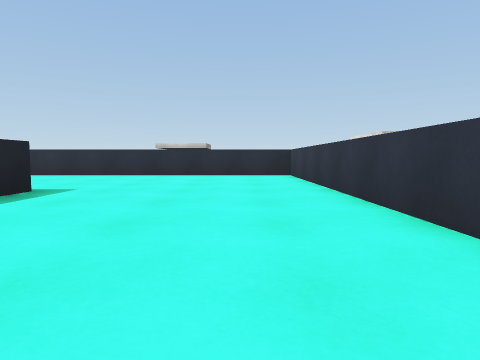
[1] (above)

24 first-person views from a walk through a 3-D level made in the Unity game engine. The camera is 0.46 m above the floor, tilts 4° down and sees 75° across. The floor is counted in squares, 1 m on a side. Each view is taken from the middle of a square. On the plan, view 1 faces up. The plan holds only what a view shows up to about 9 squares ahead; the rest is blank. Surface patterns are stand-ins for the level's own textures.

[2]
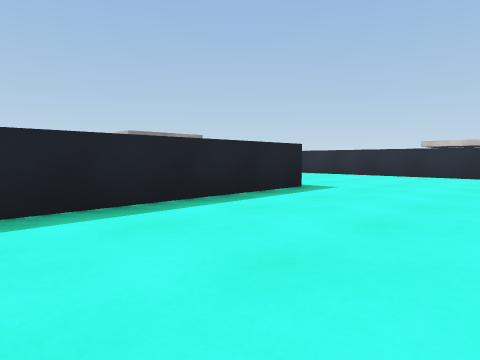

[3]
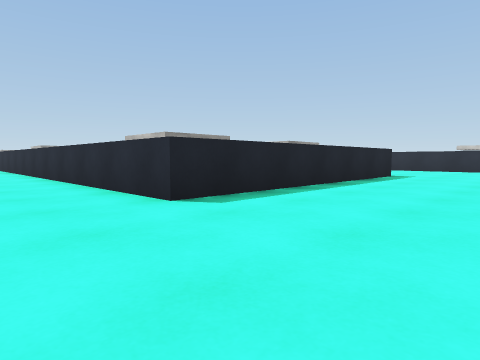

[4]
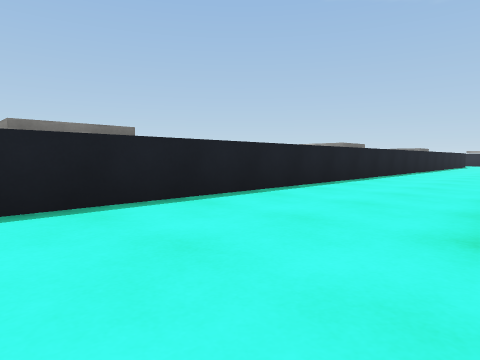

[5]
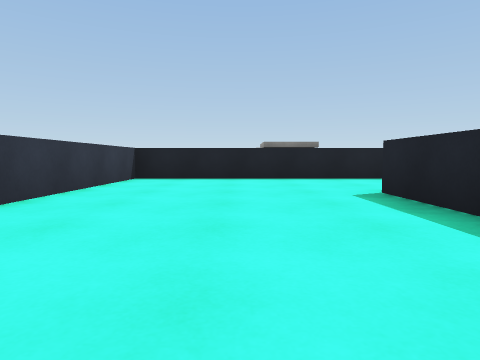

[6]
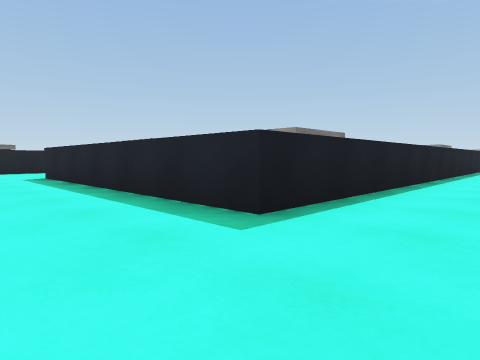

[7]
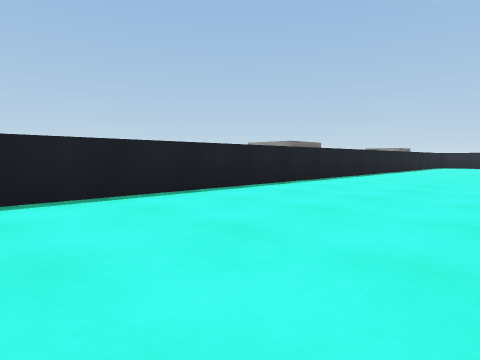

[8]
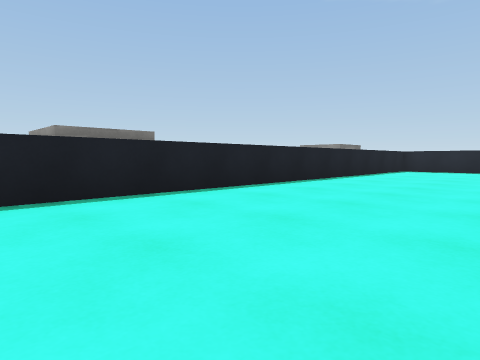

[9]
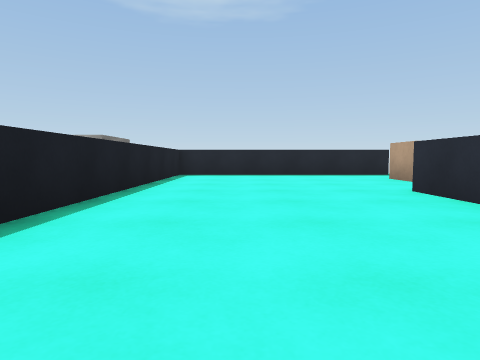

[10]
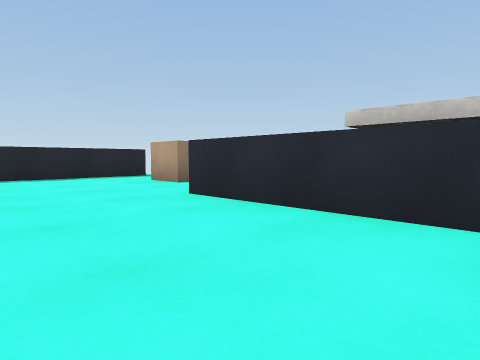

[11]
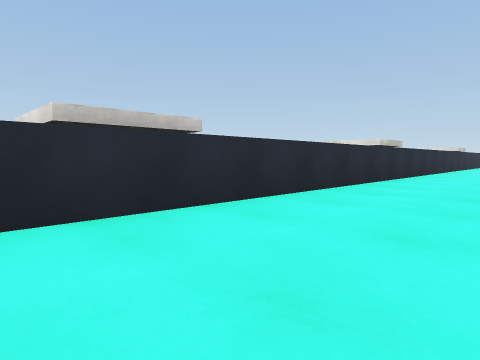

[12]
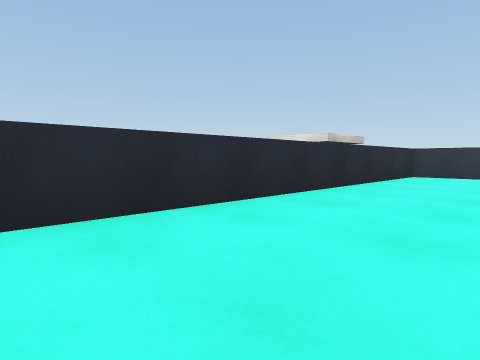

[13]
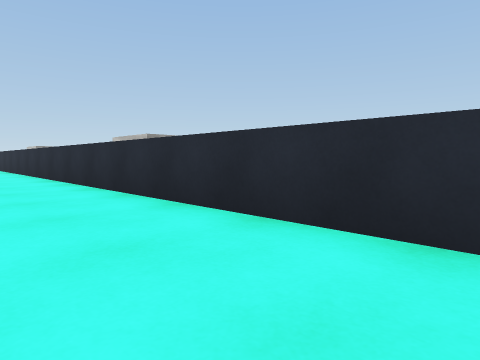

[14]
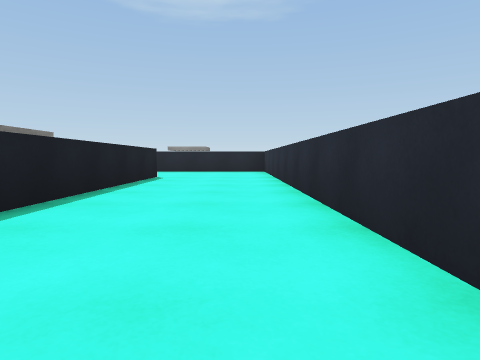

[15]
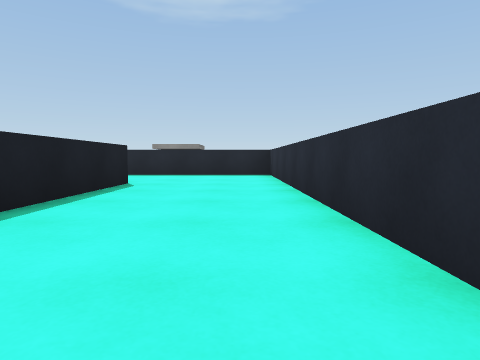

[16]
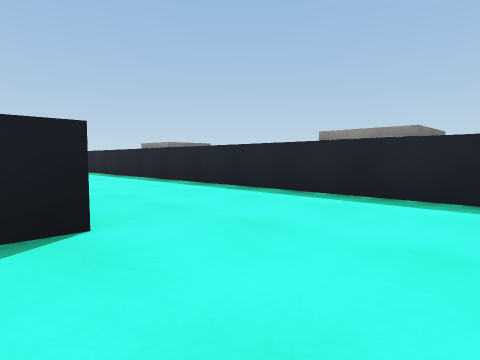

[17]
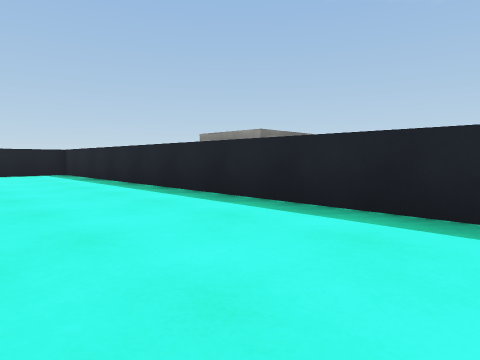

[18]
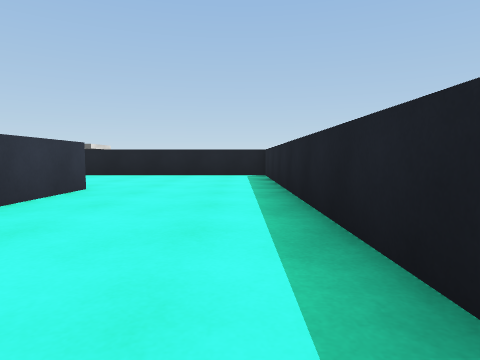

[19]
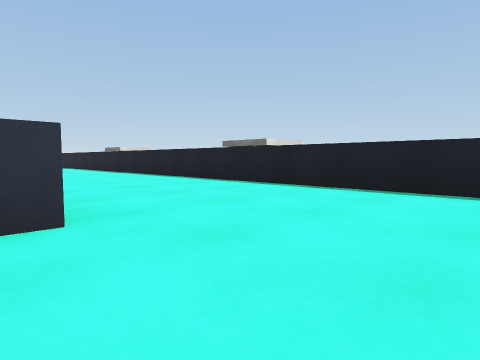

[20]
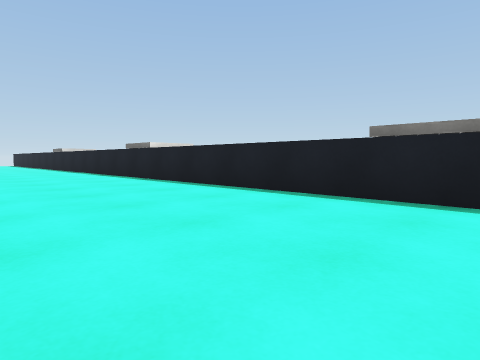

[21]
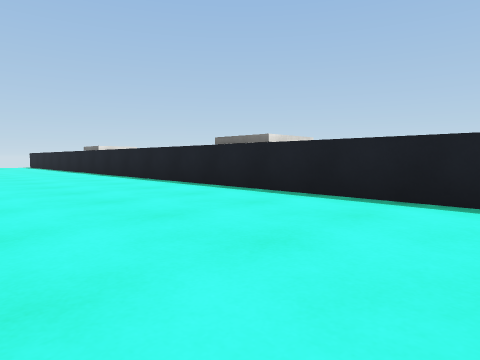

[22]
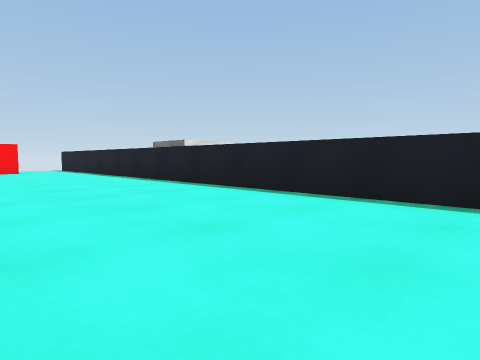

[23]
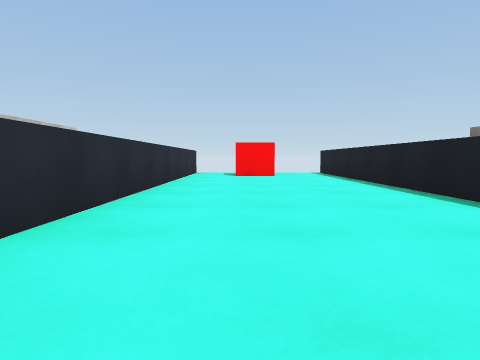

[24]
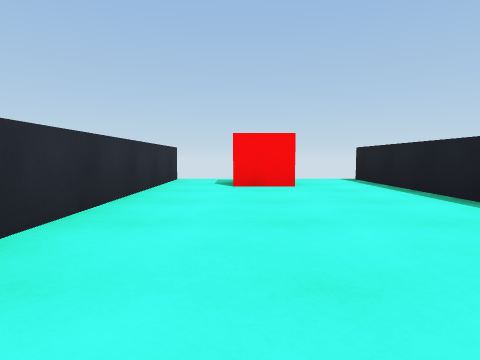

### Floor plan
Points are (right, up) in squares from view 1. A wall is a line through its corners. A room is listed if a view was taken in it or the views show most of it. See-through windows are left out.
Room 1 (views 1, 2, 3, 4, 5, 6, 7, 8, 9, 10, 11, 12, 13, 14, 15, 16)
walls: (-10.8, -5) (1.4, -5) (1.4, -1); (1.4, 1.8) (1.4, 8.4) (-18.4, 8.4); (-22.7, 10.1) (-22.7, 4.3) (-2.9, 4.3) (-2.9, -2.2) (-20.5, -2.2); (-19.8, -5) (-14.6, -5)
ways out: opening at (-20.5, -3.5) to room 2
objects: cube (-21, 10) to (-20, 10)
Room 2 (views 17, 18, 19, 20, 21, 22, 23, 24)
walls: (-19.7, -12.8) (-19.7, -10.9); (-20.5, -2.2) (-21.5, -2.2); (-22.7, -2.1) (-22.7, -16.5) (3.9, -16.5); (3.8, -12.6) (-4.2, -12.6)
ways out: opening at (-20.5, -3.5) to room 1
objects: red cube (2, -15) to (3, -14)

Positions as (right, up) in squares from view 1, and headings:
1: (0, 0), facing up
2: (0, 0), facing up-left
3: (0, -4), facing up-left
4: (-1, -2), facing down-left
5: (-1, 2), facing down
6: (-1, 6), facing down-left
7: (-6, 8), facing down-left
8: (-11, 8), facing down-left
9: (-14, 6), facing left
10: (-15, 6), facing up-left
11: (-17, 6), facing up-right
12: (-7, 6), facing up-right
13: (-7, -4), facing up-left
14: (-12, -3), facing left
15: (-14, -3), facing left
16: (-19, -3), facing down-left
17: (-20, -7), facing down-left
18: (-22, -8), facing down
19: (-22, -12), facing down-right
20: (-18, -13), facing down-right
21: (-14, -13), facing down-right
22: (-9, -13), facing down-right
23: (-6, -14), facing right
24: (-3, -14), facing right
